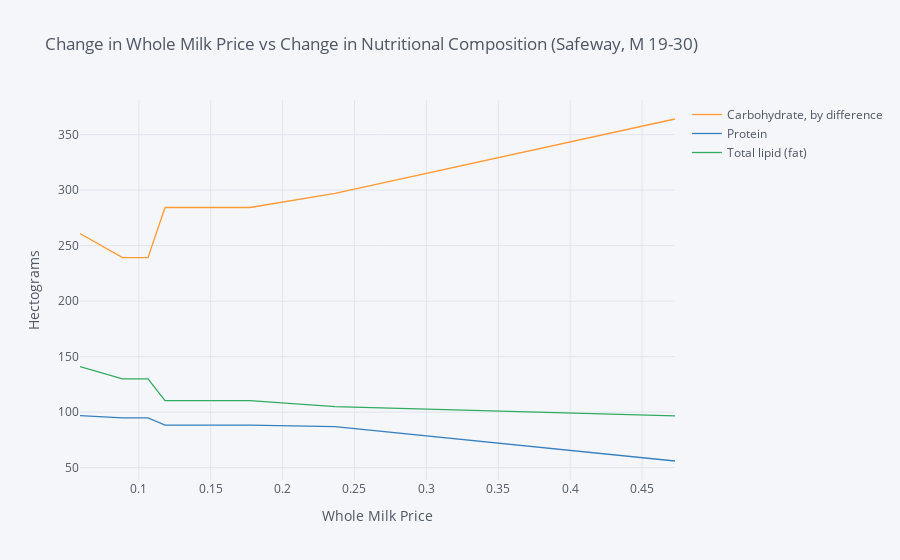

Notebook cell for this chart:
### Code cell
#example 
price_nutrition("Safeway", "M", "19-30", "Whole Milk")

### Figure 1 — Plotly figure (JSON) as saved in the notebook; plotly's stock layout.template omitted (floating-point values rounded to 4 significant figures)
{"data": [{"line": {"color": "rgba(255, 153, 51, 1.0)", "dash": "solid", "shape": "linear", "width": 1.3}, "mode": "lines", "name": "Carbohydrate, by difference", "text": "", "type": "scatter", "x": [0.05911, 0.08867, 0.1064, 0.1182, 0.13, 0.1419, 0.1537, 0.1655, 0.1773, 0.2364, 0.4729], "y": [260.9, 239.2, 239.2, 284.3, 284.3, 284.3, 284.3, 284.3, 284.3, 297.2, 364.1]}, {"line": {"color": "rgba(55, 128, 191, 1.0)", "dash": "solid", "shape": "linear", "width": 1.3}, "mode": "lines", "name": "Protein", "text": "", "type": "scatter", "x": [0.05911, 0.08867, 0.1064, 0.1182, 0.13, 0.1419, 0.1537, 0.1655, 0.1773, 0.2364, 0.4729], "y": [96.85, 94.91, 94.91, 88.34, 88.34, 88.34, 88.34, 88.34, 88.34, 87.0, 56.0]}, {"line": {"color": "rgba(50, 171, 96, 1.0)", "dash": "solid", "shape": "linear", "width": 1.3}, "mode": "lines", "name": "Total lipid (fat)", "text": "", "type": "scatter", "x": [0.05911, 0.08867, 0.1064, 0.1182, 0.13, 0.1419, 0.1537, 0.1655, 0.1773, 0.2364, 0.4729], "y": [141.0, 129.9, 129.9, 110.5, 110.5, 110.5, 110.5, 110.5, 110.5, 104.9, 96.6]}], "layout": {"legend": {"bgcolor": "#F5F6F9", "font": {"color": "#4D5663"}}, "paper_bgcolor": "#F5F6F9", "plot_bgcolor": "#F5F6F9", "title": {"font": {"color": "#4D5663"}, "text": "Change in Whole Milk Price vs Change in Nutritional Composition (Safeway, M 19-30)"}, "xaxis": {"gridcolor": "#E1E5ED", "showgrid": true, "tickfont": {"color": "#4D5663"}, "title": {"font": {"color": "#4D5663"}, "text": "Whole Milk Price"}, "zerolinecolor": "#E1E5ED"}, "yaxis": {"gridcolor": "#E1E5ED", "showgrid": true, "tickfont": {"color": "#4D5663"}, "title": {"font": {"color": "#4D5663"}, "text": "Hectograms"}, "zerolinecolor": "#E1E5ED"}}}
